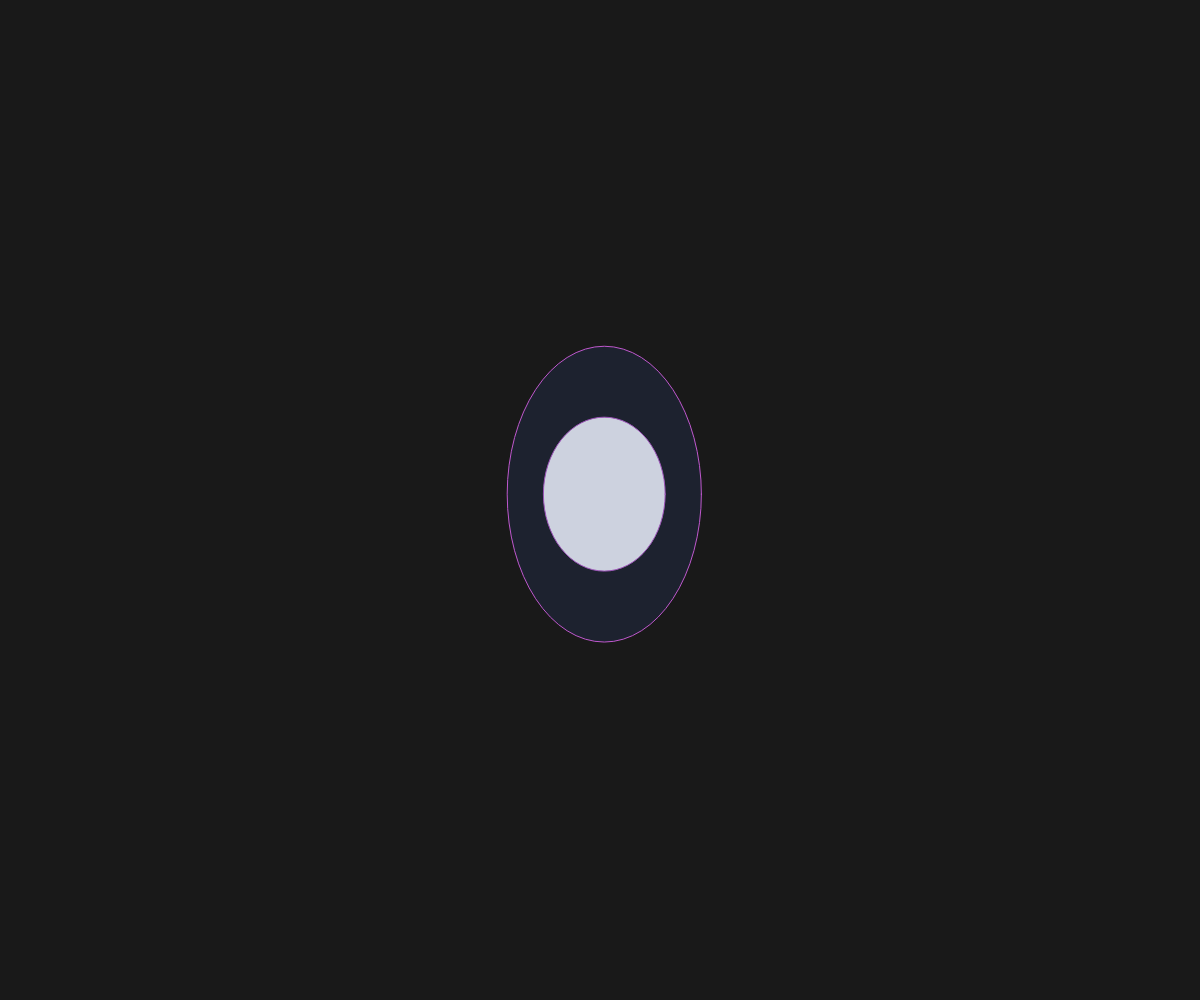
Frame 1 (no input)
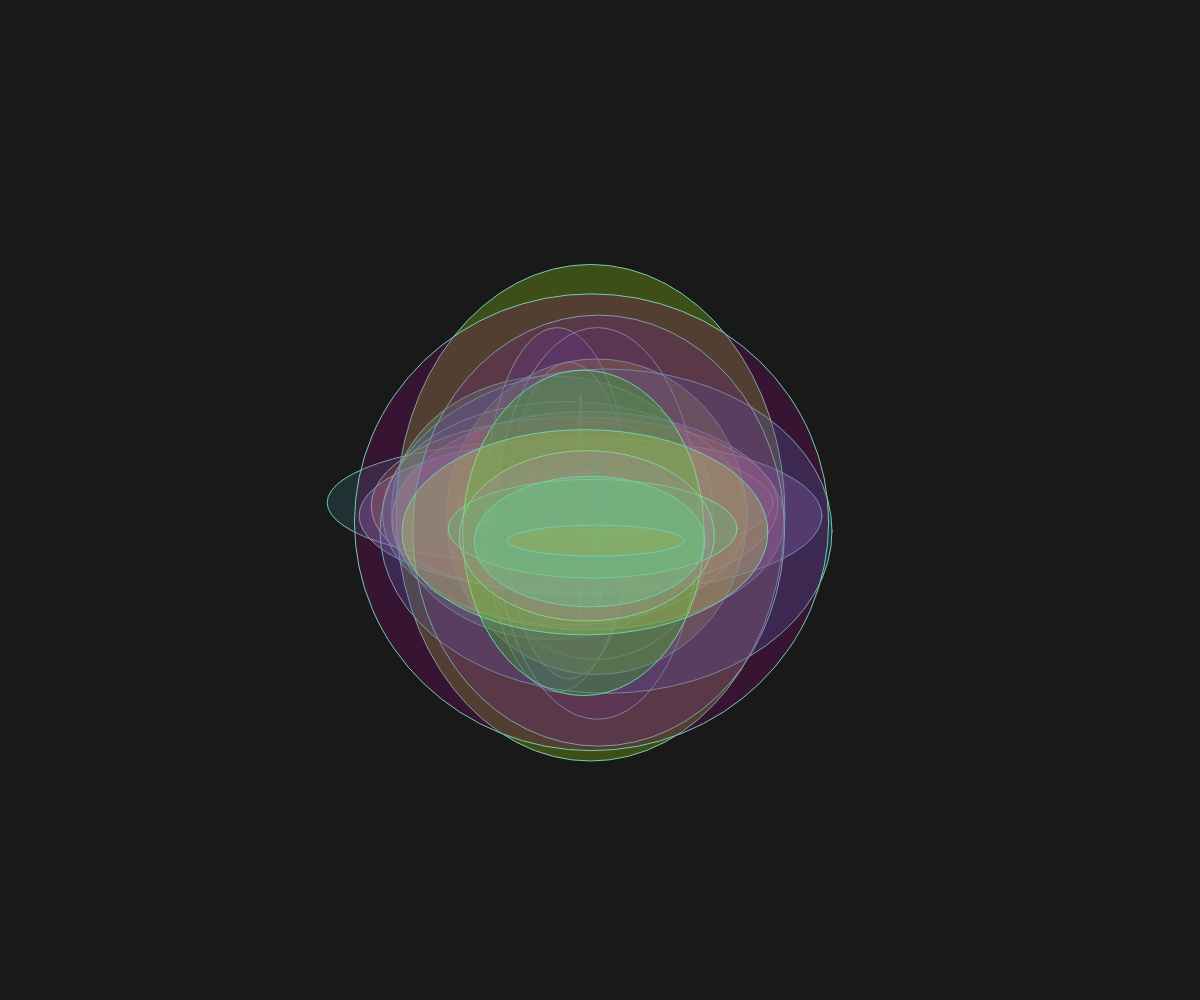
Frame 60 (no input)
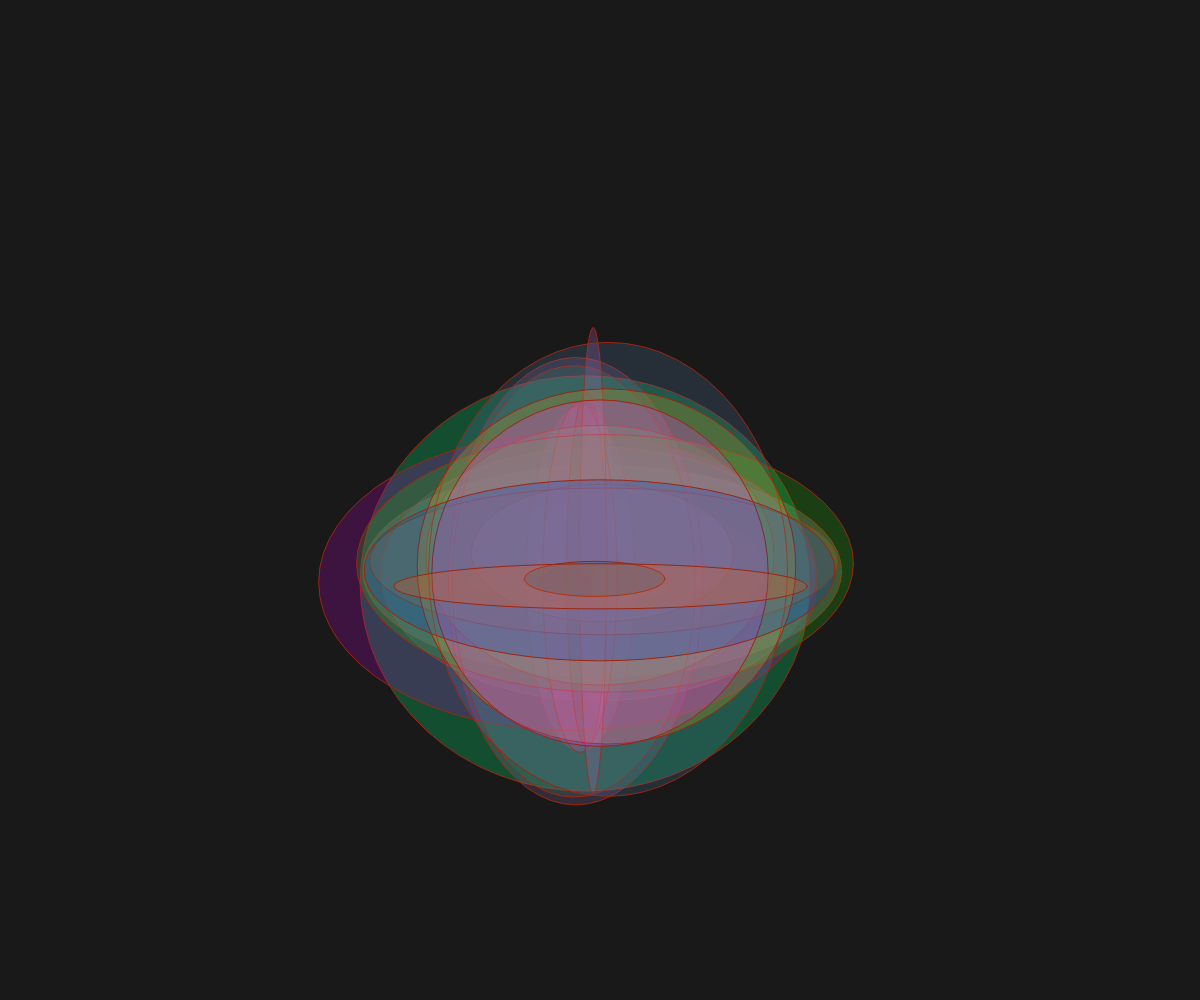
Frame 120 (the mouse pressed at the canvas centre since frame 60)

The p5.js sketch that drew these frames (run headless with seeded random() and noise() and a simulated clock; from frame 60 on, the mouse is pressed at the canvas centre):

// p5.js sketch
// ── sketch.js
var particle;

function setup(){
    createCanvas(windowWidth,windowHeight);
    particle = new Particle(windowWidth/2,windowHeight/2);
}

function draw(){
    background(25);
    particle.update();
    particle.show();
}

// ── particle.js
//var gravity = 0.1;

function Particle(x,y){
    this.x = x;
    this.y = y;

    this.history = [];
//    this.yspeed = 0;
    
    this.update = function(){
        this.x += random(-10,10);
        this.y += random(-10,10);
        
//    if(this.y > height){
//        this.y = height;
//        this.yspeed *= -0.9;   
//    }
        var v = createVector(this.x,this.y);
        this.history.push(v);
        
        if(this.history.length > 25){
            this.history.splice(0,1);
        }
    }
    
this.show = function(){
    stroke(random(255),random(255),random(255));
//    fill(random(255),random(255),random(255),60);
    ellipse(this.x,this.y,random(-300,300),random(-300,300));
    noFill();
    beginShape();
    for(var i = 0; i < this.history.length; i++){
        var pos = this.history[i];
        fill(random(255),random(255),random(255),60);
        ellipse(pos.x,pos.y,random(-500,500),random(-500,500));
//        vartex(pos.x,pos.y);
    }
    endShape();
}
}
//function Particle(x,y){
//    this.x = x;
//    this.y = y;
//    
//    this.history = [];
//    
//    this.update = function(){
//        this.x += random(-5,5);
//        this.y += random(-5,5);
//        
//        var v = createVector(this.x,this.y);
//        this.histroy.push(v);
//        
//        if(this.histroy.length > 25){
//            this.histroy.splice(0,1);
//        }
//   }
//    
//this.show = function(){
//    stroke(0);
//    fill(0,150);
//    ellipse(this.x,this.y,24,24);
//    
////    noFill();
//    beginShape();
//    for(var i = 0; i < this.history.length; i++){
//        var pos = this.history[i];
////        fill(random(255));
////        ellipse(pos.x,pos.y,i,i);
//        vartex(pos.x,pos.y);
//    }
//    endShape();
//}
//
//}
